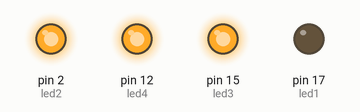
Recording of a sketch running on a simulated Arduino Uno, built with avr-gcc and run on an emulated ATmega328P. Shown: output pins drawn as LEDs (lit = HIGH).

Above: at 0.15 s.
At 3.15 s:
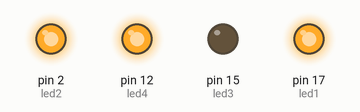
At 6.5 s:
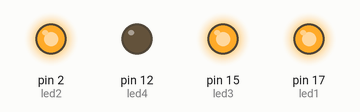
At 8.55 s:
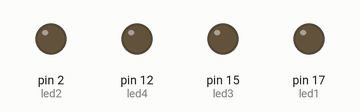
At 10.12 s:
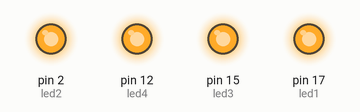
At 13.65 s:
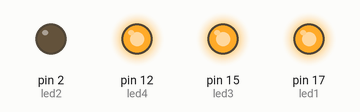
Timing chart, 0 to 14.0 s (numbered marks = the images above):
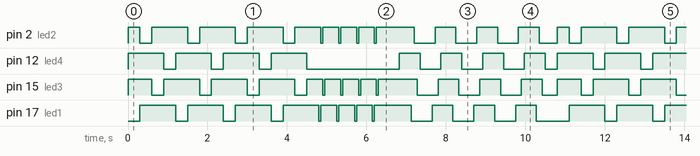

The sketch:

Lab2-3.ino
```cpp
#define led1 17
#define led2 2
const int led3 = 15;
const int led4 = 12;

void setup() {
  pinMode(led1,OUTPUT);
  pinMode(led2,OUTPUT);
  pinMode(led3,OUTPUT);
  pinMode(led4,OUTPUT);
  digitalWrite(led1, HIGH);
  digitalWrite(led2, HIGH);
  digitalWrite(led3, HIGH);
  digitalWrite(led4, HIGH);
}

void loop() {
  Blink();
  Blink();
  Blink();
  Blink();
  Water_Drop();
  Water_Drop();
  Water_Drop();
  Water_Drop();
  Water_fall();
  Water_fall();
  Water_fall();
  Water_fall();
}

void Blink() {
  digitalWrite(led1, LOW);
  digitalWrite(led2, HIGH);
  digitalWrite(led3, HIGH);
  digitalWrite(led4, HIGH);
  delay(300);
  digitalWrite(led1, HIGH);
  digitalWrite(led2, LOW);
  digitalWrite(led3, HIGH);
  digitalWrite(led4, HIGH);
  delay(300);
  digitalWrite(led1, HIGH);
  digitalWrite(led2, HIGH);
  digitalWrite(led3, LOW);
  digitalWrite(led4, HIGH);
  delay(300);
  digitalWrite(led1, HIGH);
  digitalWrite(led2, HIGH);
  digitalWrite(led3, HIGH);
  digitalWrite(led4, LOW);
  delay(300);
}

void Water_Drop() {
  digitalWrite(led1, LOW);
  delay(50);
  digitalWrite(led1, HIGH);
  digitalWrite(led2, LOW);
  delay(50);
  digitalWrite(led2, HIGH);
  digitalWrite(led3, LOW);
  delay(50);
  digitalWrite(led3, HIGH);
  digitalWrite(led4, LOW);
  delay(300);
}

void Water_fall() {
  digitalWrite(led1, HIGH);
  delay(75);
  digitalWrite(led2, HIGH);
  delay(75);
  digitalWrite(led3, HIGH);
  delay(75);
  digitalWrite(led4, HIGH);
  delay(300);
  digitalWrite(led1, LOW);
  delay(75);
  digitalWrite(led2, LOW);
  delay(75);
  digitalWrite(led3, LOW);
  delay(75);
  digitalWrite(led4, LOW);
  delay(300);
}
```

Measured:
- by itself, pin 2 (led2): moves between LOW and HIGH, repeating every 10.8 s
- by itself, pin 12 (led4): repeats every 10.8 s: 2 × (HIGH 0.90 s, LOW 0.30 s), HIGH 0.90 s, LOW 2.3 s, 3 × (HIGH 0.53 s, LOW 0.53 s), HIGH 0.53 s, LOW 0.30 s, HIGH 0.90 s, LOW 0.30 s
- by itself, pin 15 (led3): repeats every 10.8 s: LOW 0.30 s, 4 × (HIGH 0.40 s, LOW 0.05 s), HIGH 0.98 s, 3 × (LOW 0.53 s, HIGH 0.53 s), LOW 0.38 s, HIGH 0.60 s, 3 × (LOW 0.30 s, HIGH 0.90 s)
